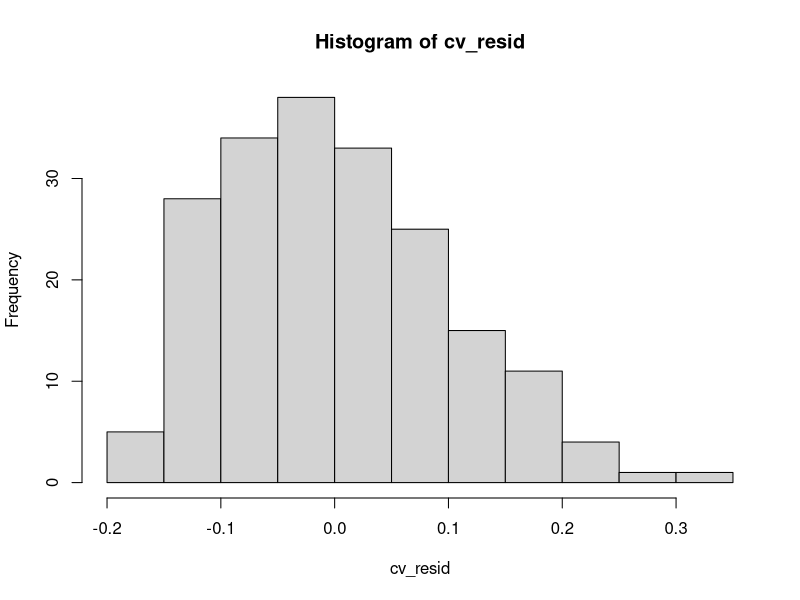

Source code (R):
library(randomForest)
library(tidyverse)

# ------------
# --- DATA ---
# ------------

example_soil <- read.csv("data/test_output.csv")

# What will we include in the model?
predictors <- predictors <- c(elev = "Elevation.meter.", 
                              wind = "Wind.Speed.m.s.",
                              p1day = "Precipitation.for.1.day", 
                              p2day = "Precipitation.for.2.days",
                              p3day = "Precipitation.for.3.days", 
                              p4day = "Precipitation.for.4.days",
                              p5day = "Precipitation.for.5.days", 
                              slope = "slope_vec",
                              aspect = "aspect_vec", 
                              long = "Longitude",
                              lat = "Latitude")

# Rename columns and remove observations with nothing at sm_8
example_soil <- example_soil %>%
  select(sm_8, all_of(predictors)) %>%
  filter(sm_8 >= 0)


# -------------
# --- MODEL ---
# -------------

example_rf <- randomForest(sm_8 ~ . -long -lat, 
                           data = example_soil, 
                           na.action = "na.roughfix",
                           importance = TRUE)

prediction <- predict(example_rf)
example_soil <- cbind(example_soil, prediction)
example_soil <- example_soil %>%
  mutate(resid = sm_8 - prediction)

# ----------------
# --- ANALYSIS ---
# ----------------

# Cross-validated predictions
cv_predictions <- rep(0, nrow(example_soil))
xvs <- rep(1:10, length = nrow(example_soil))
xvs <- sample(xvs)
for (i in 1:10) {
  train <- example_soil[xvs != i, ]
  test <- example_soil[xvs == i, ]
  
  partial_model <- randomForest(sm_8 ~ . -long -lat -prediction -resid,
                                data = train,
                                na.action = "na.roughfix")
  cv_predictions[xvs==i] <- predict(partial_model, test)
}

cv_resid <- example_soil$sm_8 - cv_predictions
hist(cv_resid)